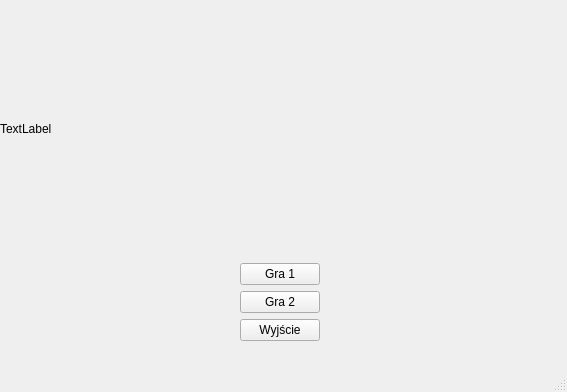
<?xml version="1.0" encoding="UTF-8"?>
<ui version="4.0">
 <class>OknoStartowe</class>
 <widget class="QMainWindow" name="OknoStartowe">
  <property name="geometry">
   <rect>
    <x>0</x>
    <y>0</y>
    <width>567</width>
    <height>392</height>
   </rect>
  </property>
  <property name="sizePolicy">
   <sizepolicy hsizetype="Preferred" vsizetype="Preferred">
    <horstretch>0</horstretch>
    <verstretch>0</verstretch>
   </sizepolicy>
  </property>
  <property name="windowTitle">
   <string>OknoStartowe</string>
  </property>
  <widget class="QWidget" name="centralwidget">
   <property name="sizePolicy">
    <sizepolicy hsizetype="MinimumExpanding" vsizetype="MinimumExpanding">
     <horstretch>0</horstretch>
     <verstretch>0</verstretch>
    </sizepolicy>
   </property>
   <widget class="QWidget" name="verticalLayoutWidget">
    <property name="geometry">
     <rect>
      <x>0</x>
      <y>0</y>
      <width>561</width>
      <height>341</height>
     </rect>
    </property>
    <layout class="QVBoxLayout" name="verticalLayout">
     <item>
      <widget class="QLabel" name="logoLabel">
       <property name="text">
        <string>TextLabel</string>
       </property>
      </widget>
     </item>
     <item>
      <layout class="QHBoxLayout" name="horizontalLayout">
       <item>
        <widget class="QPushButton" name="firstGameButton">
         <property name="sizePolicy">
          <sizepolicy hsizetype="Fixed" vsizetype="Fixed">
           <horstretch>0</horstretch>
           <verstretch>0</verstretch>
          </sizepolicy>
         </property>
         <property name="text">
          <string>Gra 1</string>
         </property>
        </widget>
       </item>
      </layout>
     </item>
     <item>
      <layout class="QHBoxLayout" name="horizontalLayout_2">
       <item>
        <widget class="QPushButton" name="secondGameButton">
         <property name="sizePolicy">
          <sizepolicy hsizetype="Fixed" vsizetype="Fixed">
           <horstretch>0</horstretch>
           <verstretch>0</verstretch>
          </sizepolicy>
         </property>
         <property name="text">
          <string>Gra 2</string>
         </property>
        </widget>
       </item>
      </layout>
     </item>
     <item>
      <layout class="QHBoxLayout" name="horizontalLayout_3">
       <item>
        <widget class="QPushButton" name="exitButton">
         <property name="sizePolicy">
          <sizepolicy hsizetype="Fixed" vsizetype="Fixed">
           <horstretch>0</horstretch>
           <verstretch>0</verstretch>
          </sizepolicy>
         </property>
         <property name="minimumSize">
          <size>
           <width>0</width>
           <height>0</height>
          </size>
         </property>
         <property name="text">
          <string>Wyjście</string>
         </property>
        </widget>
       </item>
      </layout>
     </item>
    </layout>
   </widget>
  </widget>
  <widget class="QMenuBar" name="menubar">
   <property name="geometry">
    <rect>
     <x>0</x>
     <y>0</y>
     <width>567</width>
     <height>21</height>
    </rect>
   </property>
  </widget>
  <widget class="QStatusBar" name="statusbar"/>
 </widget>
 <resources/>
 <connections/>
</ui>
